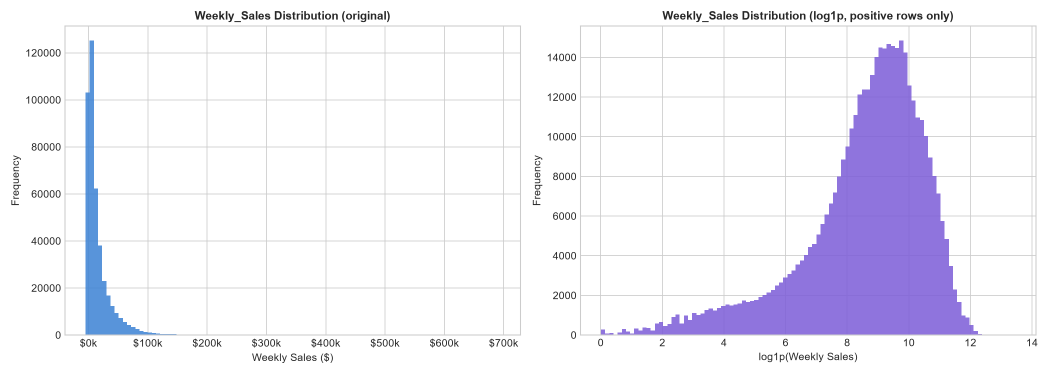
#> input picture eda_plots/01_target_distribution.png, 2100 x 750 px (shown at 1/2 size)
$ jupyter execute --allow-errors Gouthami-Mandapelli_Walmart_Sales_Prediction.ipynb
#> lines starting #> are read from the running program, lines starting #| are printed output that depends on the picture
# Walmart Sales Prediction

**Author:** Gouthami Mandapelli
**Submission:** AICTE / BharatSkills Internship Project
**Dataset:** Kaggle — Walmart Store Sales Forecasting

---

This notebook contains the **complete project code** for the Walmart Weekly Sales Prediction project, covering all stages from raw data loading to final predictions and business insights.

## 1. Problem Statement

Walmart operates 45 stores across multiple formats and regions. Accurate **weekly sales forecasts** at the store/department level are critical for:

- **Inventory planning** — stock the right quantities before demand peaks
- **Staffing decisions** — match labour to expected customer volume
- **Promotion planning** — schedule MarkDown events effectively
- **Store-level resource allocation** — prioritise high-volume locations
- **Seasonal preparation** — prepare well in advance for Thanksgiving and Christmas

**Target variable:** `Weekly_Sales` — the weekly revenue per store/department combination.

**Evaluation metric:** Weighted Mean Absolute Error (WMAE), where **holiday weeks receive 5× weight** to reflect their operational significance.

$$\text{WMAE} = \frac{\sum_{i} w_i \cdot |y_i - \hat{y}_i|}{\sum_i w_i}, \quad w_i = 5 \text{ if holiday, else } 1$$

## 2. Objective

Build a complete, reproducible machine-learning pipeline that:

1. Profiles, cleans, and prepares the four raw datasets
2. Performs exploratory analysis to understand sales patterns
3. Engineers a leakage-free feature set using only historical information
4. Trains and validates models using strict chronological (walk-forward) CV
5. Generates 115,064 final weekly sales predictions for the test period
6. Derives data-driven business insights to support operational decisions

## 3. Import Libraries

[cell 1]
import os
import time
import math
import pickle
import warnings
import numpy as np
import pandas as pd
import matplotlib.pyplot as plt
import matplotlib.image as mpimg
import seaborn as sns
from sklearn.ensemble import RandomForestRegressor, HistGradientBoostingRegressor
from sklearn.metrics import mean_absolute_error, mean_squared_error

warnings.filterwarnings('ignore')
pd.set_option('display.max_columns', 40)
pd.set_option('display.float_format', '{:,.2f}'.format)
RANDOM_STATE = 42
print('Libraries loaded successfully.')
print('pandas', pd.__version__, '| numpy', np.__version__)

## 4. Load Dataset

Four CSV files are provided by the Kaggle Walmart Store Sales Forecasting competition.

| File | Description |
|------|-------------|
| `train.csv` | Historical weekly sales per Store/Dept (2010-02-05 to 2012-10-26) |
| `test.csv` | Store/Dept/Date combinations to predict — **no target values** |
| `features.csv` | Weekly store-level features: Temperature, Fuel Price, MarkDowns 1–5, CPI, Unemployment |
| `stores.csv` | Store metadata: Type (A/B/C) and Size (sq ft) |

#> (a cell that did not finish here is left out)

[cell 3]
# Sample rows from each dataset
print('--- train.csv (first 3 rows) ---')
#> (the rest of this cell did not finish here and is left out)

## 5. Data Understanding

#> (a cell that did not finish here is left out)

[cell 5]
# Missing value analysis
print('=== Missing Values ===')
#> (the rest of this cell did not finish here and is left out)

#> (a cell that did not finish here is left out)

## 6. Data Cleaning

The cleaning pipeline:
1. Merge `train`/`test` with `features` on `(Store, Date)` — left join
2. Join with `stores` on `Store` to add `Type` and `Size`
3. Resolve duplicate `IsHoliday` columns (values agree 100%)
4. Fill `MarkDown1–5` NaN → `0` (structural zeros — no promotion before Nov 2011)
5. Fill `CPI`/`Unemployment` NaN via per-store forward-fill (leakage-safe)
6. Retain negative `Weekly_Sales` (legitimate product returns)

> Original CSV files (`train.csv`, `test.csv`, `features.csv`, `stores.csv`) are **never modified**.

#> (a cell that did not finish here is left out)

#> (a cell that did not finish here is left out)

#> (a cell that did not finish here is left out)

## 7. Data Preparation

- Extract calendar features: `Year`, `Month`, `Week` (ISO), `Quarter`
- `DayOfWeek` is created, verified (constant = 4 = Friday for every row), then dropped
- Add `IsHoliday_int` (boolean → 0/1 integer)
- Add `Is_Known_Holiday` for the four annual Walmart holiday weeks: Super Bowl (Week 6), Labour Day (Week 36), Thanksgiving (Week 47), Christmas (Week 52)

**No random splitting.** Chronological validation splits are defined here.

#> (a cell that did not finish here is left out)

#> (a cell that did not finish here is left out)

## 8. Exploratory Data Analysis

EDA is performed on `train_cleaned.csv`. Pre-generated plots from `eda_plots/` are displayed alongside the analysis code.

#> (a cell that did not finish here is left out)

[cell 13]
# Distribution and trend plots
fig, axes = plt.subplots(1, 2, figsize=(16, 5))
for ax, fpath, title in zip(
    axes,
    ['eda_plots/01_target_distribution.png', 'eda_plots/03_weekly_total_sales_trend.png'],
    ['Weekly_Sales Distribution', 'Weekly Total Sales Trend']
):
    img = mpimg.imread(fpath)
#> img is the input picture: shape (750, 2100, 4) float32; mean R, G, B, A 0.939, 0.935, 0.973, 1
    ax.imshow(img); ax.axis('off'); ax.set_title(title, fontsize=12)
#> pass 2 of the loop `for ax, fpath, title in zip(`:
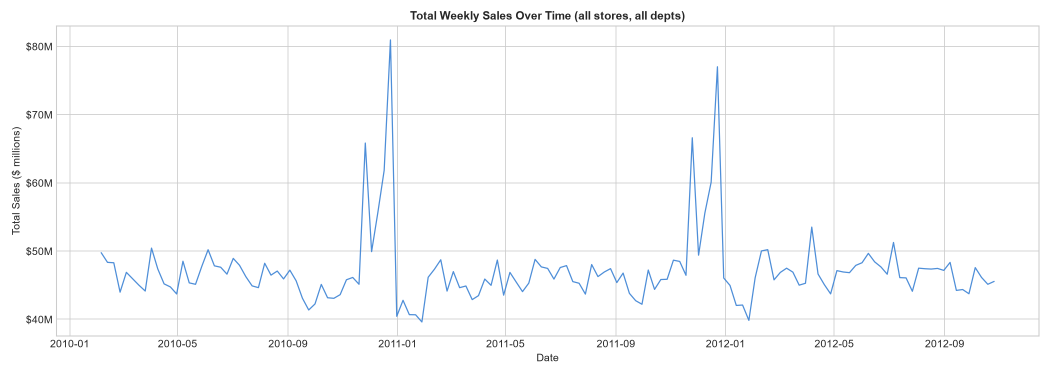
#> input picture eda_plots/03_weekly_total_sales_trend.png, 2100 x 750 px (shown at 1/2 size)
#> img is the input picture: shape (750, 2100, 4) float32; mean R, G, B, A 0.983, 0.986, 0.989, 1
plt.tight_layout(); plt.show()
#> after `plt.tight_layout()`:
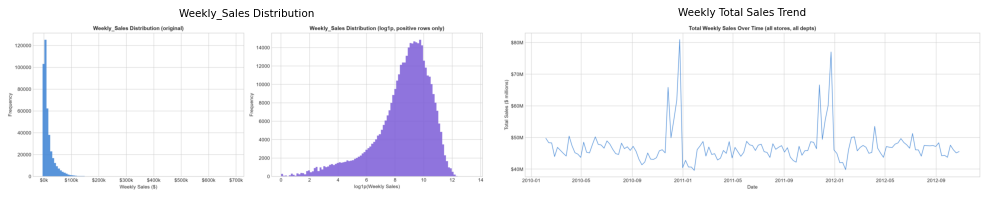
#> figure drawn by matplotlib, 2 panels

#> (a cell that did not finish here is left out)

[cell 15]
# Seasonality plots
fig, axes = plt.subplots(1, 2, figsize=(16, 5))
for ax, fpath, title in zip(
    axes,
    ['eda_plots/05_monthly_seasonality.png', 'eda_plots/06_week_of_year_seasonality.png'],
    ['Monthly Seasonality', 'Week-of-Year Seasonality']
):
    img = mpimg.imread(fpath)
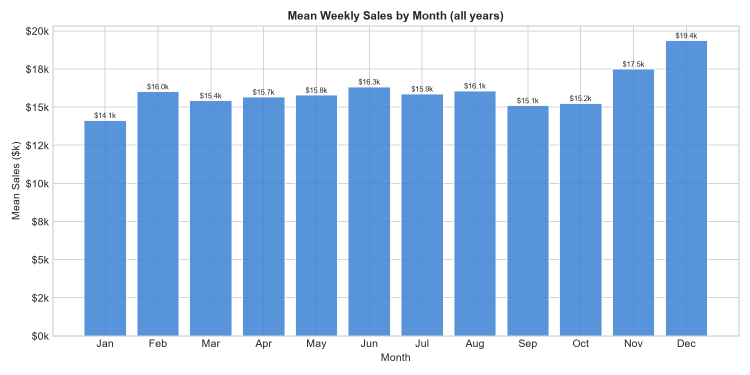
#> input picture eda_plots/05_monthly_seasonality.png, 1500 x 750 px (shown at 1/2 size)
#> img is the input picture: shape (750, 1500, 4) float32; mean R, G, B, A 0.711, 0.807, 0.93, 1
    ax.imshow(img); ax.axis('off'); ax.set_title(title, fontsize=12)
#> pass 2 of the loop `for ax, fpath, title in zip(`:
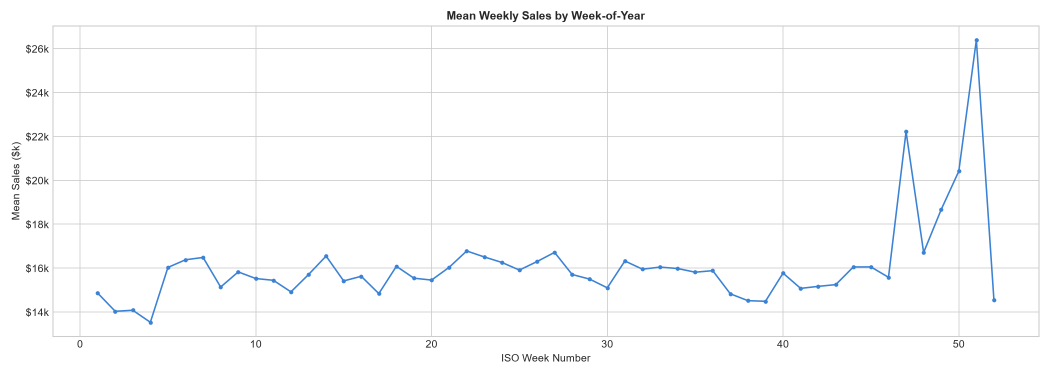
#> input picture eda_plots/06_week_of_year_seasonality.png, 2100 x 750 px (shown at 1/2 size)
#> img is the input picture: shape (750, 2100, 4) float32; mean R, G, B, A 0.985, 0.987, 0.99, 1
plt.tight_layout(); plt.show()
#> after `plt.tight_layout()`:
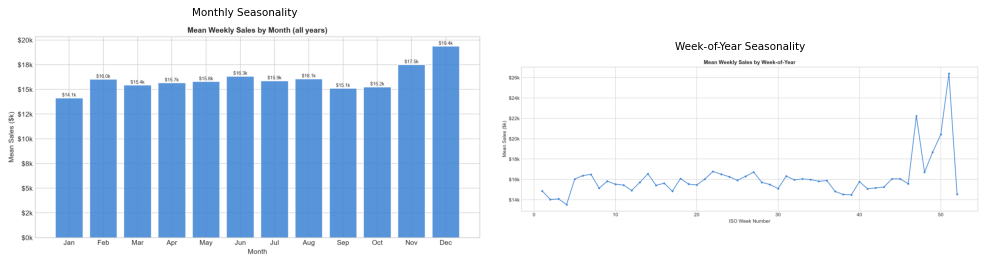
#> figure drawn by matplotlib, 2 panels
